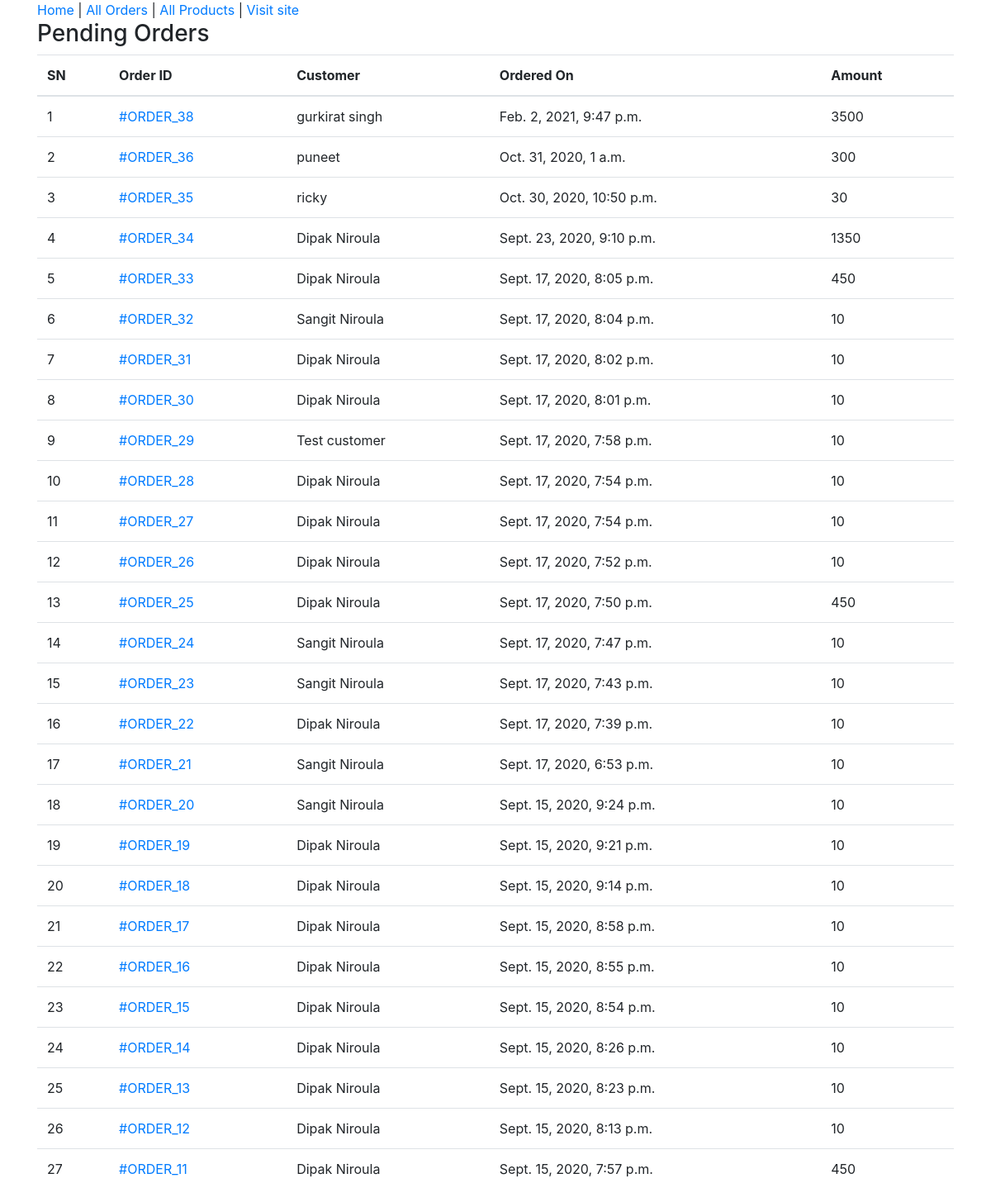
Page /admin-home/ (signed in) on the committed database.
### ecomapp/models.py (models this page shows, shortened)
class Order(models.Model):
    cart = models.OneToOneField(Cart, on_delete=models.CASCADE)
    ordered_by = models.CharField(max_length=200)
    shipping_address = models.CharField(max_length=200)
    mobile = models.CharField(max_length=10)
    email = models.EmailField(null=True, blank=True)
    subtotal = models.PositiveIntegerField()
    discount = models.PositiveIntegerField()
    total = models.PositiveIntegerField()
    order_status = models.CharField(max_length=50, choices=ORDER_STATUS)
    created_at = models.DateTimeField(auto_now_add=True)
    payment_method = models.CharField(
        max_length=20, choices=METHOD, default="Cash On Delivery")
    payment_completed = models.BooleanField(
        default=False, null=True, blank=True)

### ecomapp/views.py (the view)
# urls.py: path("admin-home/", AdminHomeView.as_view(), name="adminhome"),
class AdminHomeView(AdminRequiredMixin, TemplateView):
    template_name = "adminpages/adminhome.html"
    def get_context_data(self, **kwargs):
        context = super().get_context_data(**kwargs)
        context["pendingorders"] = Order.objects.filter(
            order_status="Order Received").order_by("-id")
        return context

### ecomapp/views.py (called while the page is built)
    def dispatch(self, request, *args, **kwargs):
        if request.user.is_authenticated and Admin.objects.filter(user=request.user).exists():
            pass
        else:
            return redirect("/admin-login/")
        return super().dispatch(request, *args, **kwargs)

### templates/adminpages/adminhome.html (shortened to what this page needs)
{% extends "adminpages/adminbase.html" %}
{% block content %}
<div class="container">
    <div class="row">
        <div class="col-md-12">
            <h3>Pending Orders</h3>
            <table class="table">
                <thead>
                    <tr>
                        <th>SN</th>
                        <th>Order ID </th>
                        <th>Customer</th>
                        <th>Ordered On</th>
                        <th>Amount</th>
                    </tr>
                </thead>
                <tbody>
                    {% for order in pendingorders %}
                    <tr>
                        <td>{{forloop.counter}}</td>
                        <td><a href="{% url 'ecomapp:adminorderdetail' order.id %}">#ORDER_{{order.id}}</a></td>
                        <td>{{order.ordered_by}}</td>
                        <td>{{order.created_at}}</td>
                        <td>{{order.total}}</td>
                    </tr>
                    {% endfor %}
                </tbody>
            </table>
        </div>
    </div>
</div>
{% endblock %}

### rows in the picture
Order: id "38", ordered_by "gurkirat singh", created_at "Feb. 2, 2021, 9:47 p.m.", total "3500"
Order: id "36", ordered_by "puneet", created_at "Oct. 31, 2020, 1 a.m.", total "300"
Order: id "35", ordered_by "ricky", created_at "Oct. 30, 2020, 10:50 p.m.", total "30"
Order: id "34", ordered_by "Dipak Niroula", created_at "Sept. 23, 2020, 9:10 p.m.", total "1350"
Order: id "33", ordered_by "Dipak Niroula", created_at "Sept. 17, 2020, 8:05 p.m.", total "450"
Order: id "32", ordered_by "Sangit Niroula", created_at "Sept. 17, 2020, 8:04 p.m.", total "10"
Order: id "31", ordered_by "Dipak Niroula", created_at "Sept. 17, 2020, 8:02 p.m.", total "10"
Order: id "30", ordered_by "Dipak Niroula", created_at "Sept. 17, 2020, 8:01 p.m.", total "10"
Order: id "29", ordered_by "Test customer", created_at "Sept. 17, 2020, 7:58 p.m.", total "10"
Order: id "28", ordered_by "Dipak Niroula", created_at "Sept. 17, 2020, 7:54 p.m.", total "10"
Order: id "27", ordered_by "Dipak Niroula", created_at "Sept. 17, 2020, 7:54 p.m.", total "10"
Order: id "26", ordered_by "Dipak Niroula", created_at "Sept. 17, 2020, 7:52 p.m.", total "10"
Order: id "25", ordered_by "Dipak Niroula", created_at "Sept. 17, 2020, 7:50 p.m.", total "450"
Order: id "24", ordered_by "Sangit Niroula", created_at "Sept. 17, 2020, 7:47 p.m.", total "10"
Order: id "23", ordered_by "Sangit Niroula", created_at "Sept. 17, 2020, 7:43 p.m.", total "10"
Order: id "22", ordered_by "Dipak Niroula", created_at "Sept. 17, 2020, 7:39 p.m.", total "10"
Order: id "21", ordered_by "Sangit Niroula", created_at "Sept. 17, 2020, 6:53 p.m.", total "10"
Order: id "20", ordered_by "Sangit Niroula", created_at "Sept. 15, 2020, 9:24 p.m.", total "10"
Order: id "19", ordered_by "Dipak Niroula", created_at "Sept. 15, 2020, 9:21 p.m.", total "10"
Order: id "18", ordered_by "Dipak Niroula", created_at "Sept. 15, 2020, 9:14 p.m.", total "10"
Order: id "17", ordered_by "Dipak Niroula", created_at "Sept. 15, 2020, 8:58 p.m.", total "10"
Order: id "16", ordered_by "Dipak Niroula", created_at "Sept. 15, 2020, 8:55 p.m.", total "10"
Order: id "15", ordered_by "Dipak Niroula", created_at "Sept. 15, 2020, 8:54 p.m.", total "10"
Order: id "14", ordered_by "Dipak Niroula", created_at "Sept. 15, 2020, 8:26 p.m.", total "10"
Order: id "13", ordered_by "Dipak Niroula", created_at "Sept. 15, 2020, 8:23 p.m.", total "10"
Order: id "12", ordered_by "Dipak Niroula", created_at "Sept. 15, 2020, 8:13 p.m.", total "10"
Order: id "11", ordered_by "Dipak Niroula", created_at "Sept. 15, 2020, 7:57 p.m.", total "450"
